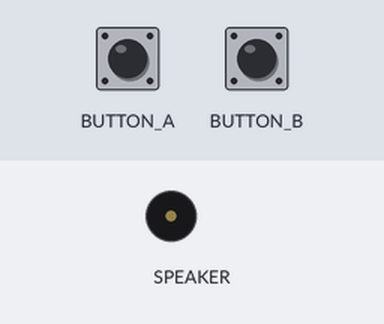
This program was run on a simulated Circuit Playground running CircuitPython. On the bench: buzzer (waves = sounding). The test bench sets the inputs (shaded band).

Above: at 1.2 s.
1.3 s: button A pressed for 0.15 s
At 1.37 s:
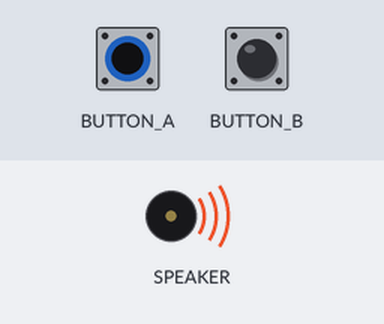
2.9 s: button A pressed for 3.2 s
At 7.3 s:
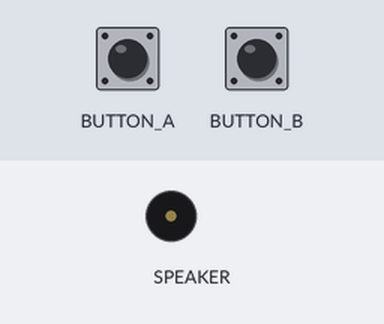
7.6 s: button B pressed for 3.2 s
At 8.6 s:
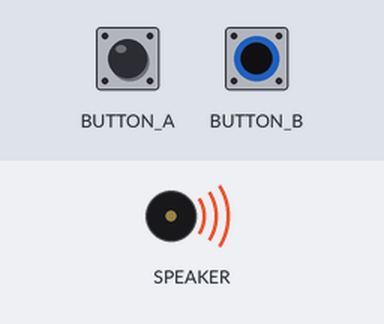
Timing chart, 0 to 12.3 s (numbered marks = the images above; inputs shaded):
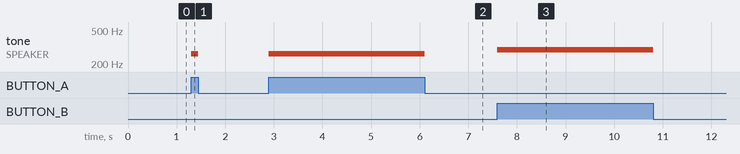

Measured:
- after the input at 1.3 s, tone on SPEAKER: silent → 262 Hz at once, → silent 0.15 s later
- after the input at 2.9 s, tone on SPEAKER: silent → 262 Hz at once, → silent 3.2 s later
- after the input at 7.6 s, tone on SPEAKER: silent → 294 Hz at once, → silent 3.2 s later

The program:

cpx_start_stop_tone.py
```python
"""This example plays a tone while you're pressing a button! It is a different tone for each button
pressed, and it plays for the duration of the button press."""
from adafruit_circuitplayground.express import cpx

while True:
    if cpx.button_a:
        cpx.start_tone(262)
    elif cpx.button_b:
        cpx.start_tone(294)
    else:
        cpx.stop_tone()
```
